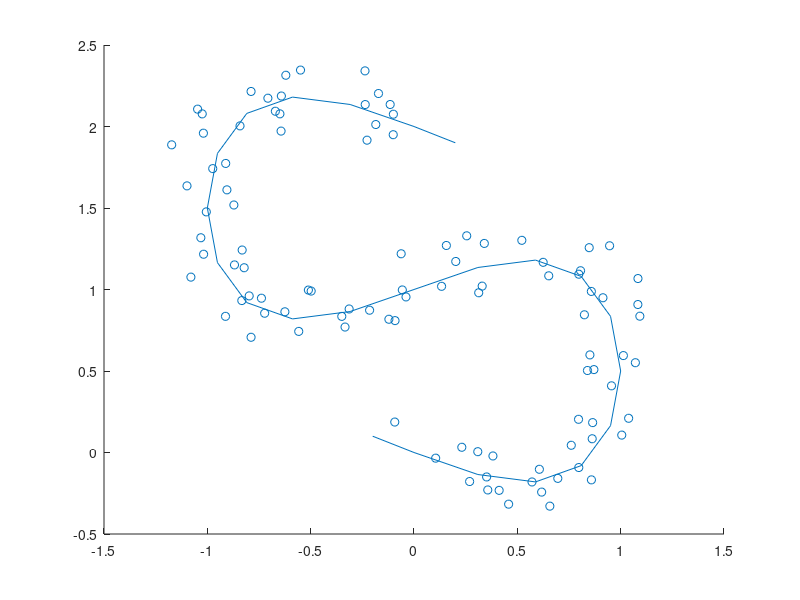

The MATLAB script that drew this image: (Note: this script raises an error after producing the figure.)
%   Script to test xy2sn and sn2xy - 

% Generate test data
dataX = sin( (0:0.01:1)' *2*pi) + (rand(101,1) - 0.5) * 0.4;
dataY = (0:0.02:2)' - 0.4*sin((0:0.01:1)' *4*pi)  + ...
    (rand(101,1)-0.5) * 0.4;

figure; scatter(dataX, dataY);

% Provide centerline path
centerlineX = sin( (0:0.05:1)' *2*pi);
centerlineX = [-0.2; centerlineX; 0.2];

centerlineY = (0:0.1:2)' - 0.4 * sin( (0:0.05:1)'*4*pi);
centerlineY = [0.1; centerlineY; 1.9];

hold on
plot(centerlineX, centerlineY);
hold off

% Transform to flow-oriented S-N coordinate system
[S, N] = xy2sn(centerlineX, centerlineY,dataX, dataY);

% Plot points in S-N coordinate system
% figure; scatter(S, N, [], S, 'f')
% axis equal

% Plot points in X-Y coordinate system, using S for colour
% figure; scatter(dataX, dataY, [], S, 'f')
% axis equal

%% Generate a grid in the S-N coordinate system and transform it to X-Y
L = S(end); mnn = floor(min(N)*10)/10; mxn = ceil(max(N)*10)/10;
Srange = (0:0.02:1); lenS = length(Srange);
Nrange = (mnn:0.1:mxn); lenN = length(Nrange);
gridlinesS=repmat( Srange*L, lenN, 1);
gridlinesN=repmat( Nrange',1,lenS);
% figure; 
% plot(gridlinesS,gridlinesN, 'k')
% axis equal
% hold on
% plot(gridlinesS',gridlinesN', 'k')
% hold off

[gridlinesX, gridlinesY] = sn2xy(centerlineX, centerlineY, ...
                                                gridlinesS, gridlinesN);

% Reshape resulting vector back to matrix structure
gridlinesX = reshape(gridlinesX, size(gridlinesS));
gridlinesY = reshape(gridlinesY, size(gridlinesS));

% Plot data and grid in XY and SN coordinates
subplot(3,2,[1 3])
plot(gridlinesX,gridlinesY, 'k')
axis equal
hold all
plot(gridlinesX',gridlinesY', 'k')
colormap('winter')
scatter(dataX, dataY, [], S, 'f')
hold off
subplot(3,2,[5:6])
plot(gridlinesS,gridlinesN, 'k')
hold all; axis equal; plot(gridlinesS',gridlinesN', 'k')
scatter(S, N, [], S, 'f')
clear centerlineX centerlineY dataX dataY gridlinesN gridlinesS ...
      gridlinesX gridlinesY L lenN lenS mnn mxn S N Nrange Srange